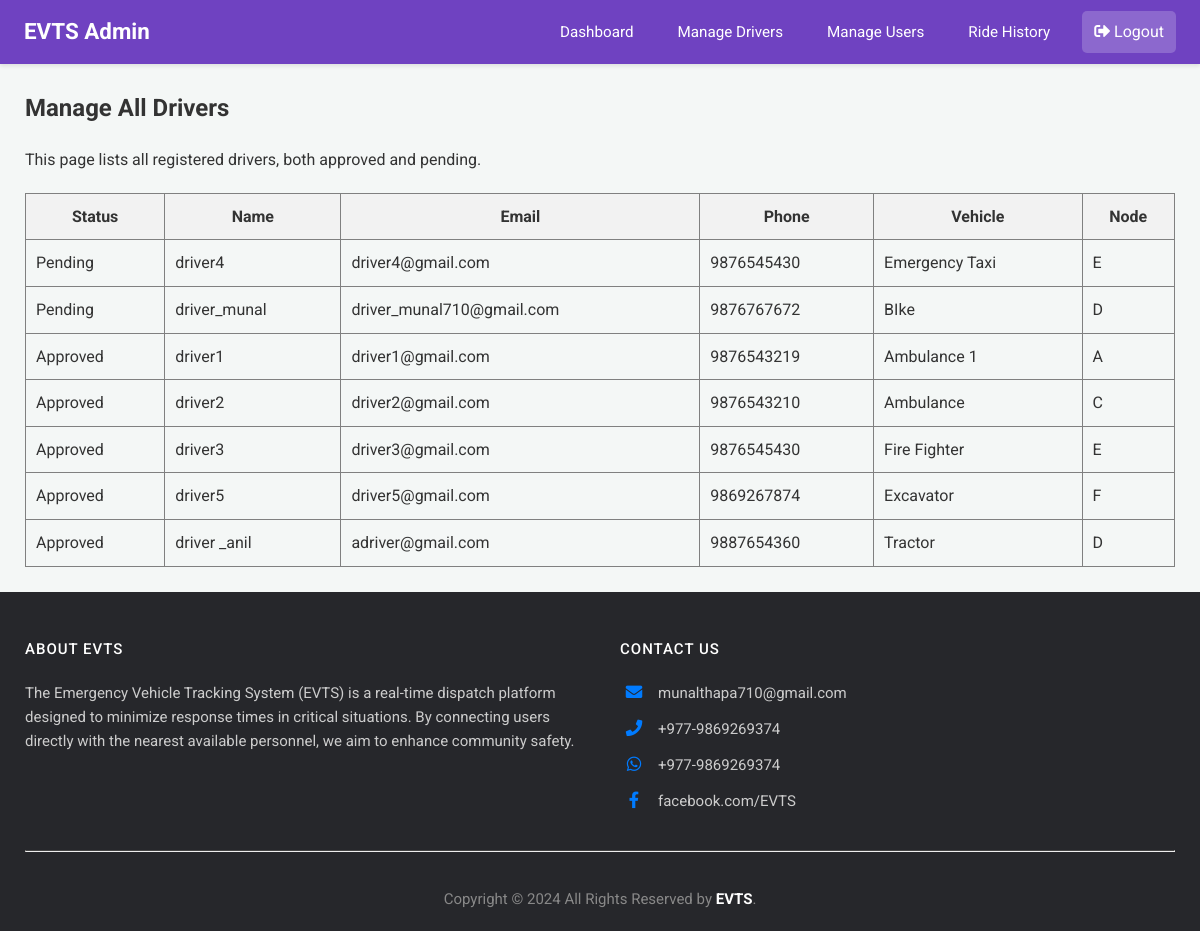
The app's page /admin/manage-drivers (signed in) with its own data.
### app.py (models this page shows)
class Driver(db.Model):
    email = db.Column(db.String(120), primary_key=True)
    name = db.Column(db.String(100))
    phone = db.Column(db.String(15))
    password = db.Column(db.String(256)) # Increased length for hash
    vehicle = db.Column(db.String(50))
    node = db.Column(db.String(10), nullable=False)
    is_approved = db.Column(db.Boolean, default=False, nullable=False)

### app.py (the view)
@app.route('/admin/manage-drivers')
@login_required_admin
def manage_drivers():
    admin = Admin.query.get(session['admin'])
    all_drivers = Driver.query.order_by(Driver.is_approved.asc()).all()
    response = make_response(render_template('admin_manage_drivers.html', admin=admin, drivers=all_drivers))
    return add_no_cache_to_response(response)

### app.py (called while the page is built)
def login_required_admin(f):
    @wraps(f)
    def decorated_function(*args, **kwargs):
        if 'admin' not in session:
            flash("Admin access required.", "error")
            return redirect(url_for('login'))
        return f(*args, **kwargs)
    return decorated_function

def add_no_cache_to_response(response):
    response.headers["Cache-Control"] = "no-cache, no-store, must-revalidate, public, max-age=0"
    response.headers["Pragma"] = "no-cache"
    response.headers["Expires"] = "0"
    return response

### templates/admin_manage_drivers.html (shortened to what this page needs)
{% extends 'admin_base.html' %}
{% block content %}
<h2>Manage All Drivers</h2>
<p>This page lists all registered drivers, both approved and pending.</p>
<table border="1" style="width: 100%; border-collapse: collapse; margin-top: 20px;">
    <thead>
        <tr style="background-color: #f2f2f2;">
            <th style="padding: 10px;">Status</th>
            <th style="padding: 10px;">Name</th>
            <th style="padding: 10px;">Email</th>
            <th style="padding: 10px;">Phone</th>
            <th style="padding: 10px;">Vehicle</th>
            <th style="padding: 10px;">Node</th>
        </tr>
    </thead>
    <tbody>
    {% for driver in drivers %}
    <tr>
        <td class="status-cell {% if driver.is_approved %}status-approved{% else %}status-pending{% endif %}" style="padding: 10px;">
            {% if driver.is_approved %}Approved{% else %}Pending{% endif %}
        </td>
        <td style="padding: 10px;">{{ driver.name }}</td>
        <td style="padding: 10px;">{{ driver.email }}</td>
        <td style="padding: 10px;">{{ driver.phone }}</td>
        <td style="padding: 10px;">{{ driver.vehicle }}</td>
        <td style="padding: 10px;">{{ driver.node }}</td>
    </tr>
    {% endfor %}
    </tbody>
</table>
{% endblock %}

### static/css/dashboard_styles.css (style rules this page uses)
body { font-family: 'Roboto', 'Segoe UI', Tahoma, Geneva, Verdana, sans-serif; margin: 0; background-color: #f4f7f6; color: #333; line-height: 1.6; }
.dashboard-content h2, .dashboard-content h3, .dashboard-content h4 { color: #333; margin-top: 0; }
.dashboard-content p { margin-bottom: 1rem; }

### records on screen
Driver: is_approved "Pending", name "driver4", email "driver4@gmail.com", phone "9876545430", vehicle "Emergency Taxi", node "E"
Driver: is_approved "Pending", name "driver_munal", email "driver_munal710@gmail.com", phone "9876767672", vehicle "BIke", node "D"
Driver: is_approved "Approved", name "driver1", email "driver1@gmail.com", phone "9876543219", vehicle "Ambulance 1", node "A"
Driver: is_approved "Approved", name "driver2", email "driver2@gmail.com", phone "9876543210", vehicle "Ambulance", node "C"
Driver: is_approved "Approved", name "driver3", email "driver3@gmail.com", phone "9876545430", vehicle "Fire Fighter", node "E"
Driver: is_approved "Approved", name "driver5", email "driver5@gmail.com", phone "9869267874", vehicle "Excavator", node "F"
Driver: is_approved "Approved", name "driver _anil", email "adriver@gmail.com", phone "9887654360", vehicle "Tractor", node "D"
